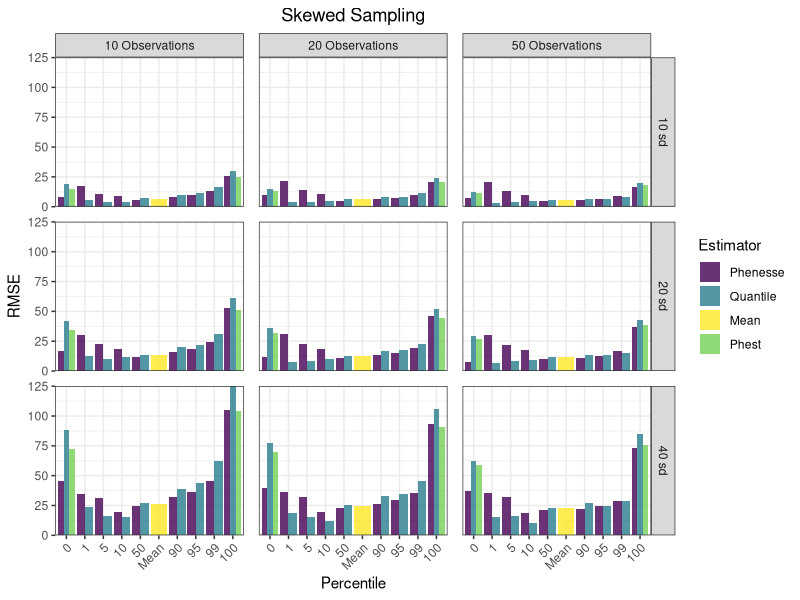
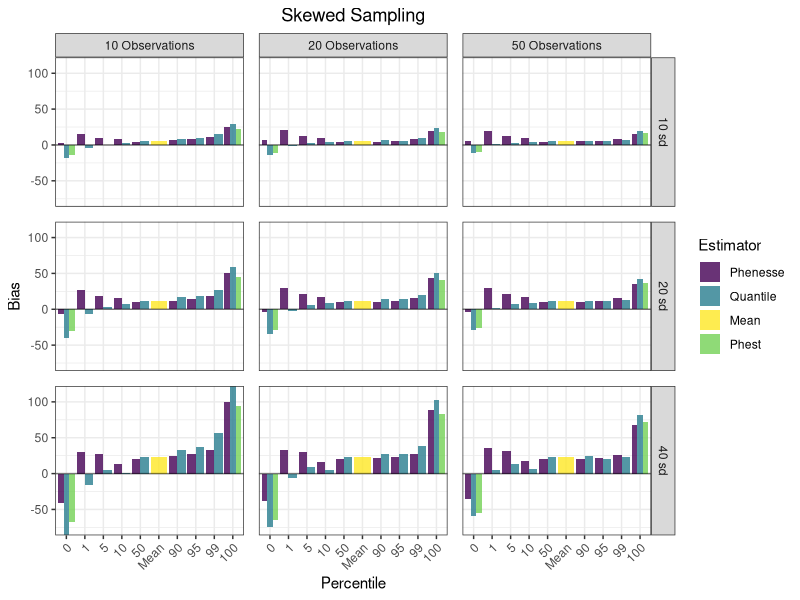

These charts were generated, in order, by the following R code: (Note: this script raises an error after producing the figures.)
# Libraries

library(Metrics)
library(dplyr)
library(ggplot2)

# read in simulation results, uni_sims and bi_sims

# read in simulation results, uni_sims and bi_sims

uni_quantile_sims <- read.csv("results/unimodal_quantile.csv", 
                              stringsAsFactors = FALSE) %>% 
  dplyr::mutate(Estimator = 'Quantile') %>% 
  dplyr::mutate(Skewed = "No")
uni_skewed_quantile_sims <- read.csv("results/unimodal_skewed_quantile.csv",
                                     stringsAsFactors = FALSE) %>% 
  dplyr::mutate(Estimator = 'Quantile') %>% 
  dplyr::mutate(Skewed = "Yes")

uni_phest_sims <- read.csv("results/unimodal_phest.csv", 
                           stringsAsFactors = FALSE) %>% 
  dplyr::select(-lowCI, -highCI) %>% 
  dplyr::mutate(Estimator = 'Phest')%>% 
  dplyr::mutate(Skewed = "No")
uni_skewed_phest_sims <- read.csv("results/unimodal_skewed_phest.csv",
                                  stringsAsFactors = FALSE)%>% 
  dplyr::select(-lowCI, -highCI) %>% 
  dplyr::mutate(Estimator = 'Phest')%>% 
  dplyr::mutate(Skewed = "Yes")

uni_mean_sims <- read.csv("results/unimodal_mean.csv", stringsAsFactors = FALSE) %>% 
  dplyr::mutate(Estimator = 'Mean')%>% 
  dplyr::mutate(Skewed = "No")
uni_skewed_mean_sims <- read.csv("results/unimodal_skewed_mean.csv", stringsAsFactors = FALSE) %>% 
  dplyr::mutate(Estimator = 'Mean')%>% 
  dplyr::mutate(Skewed = "Yes")

uni_phenesse_sims <- read.csv("results/unimodal_phenesse.csv", stringsAsFactors = FALSE) %>% 
  dplyr::mutate(Estimator = "Phenesse")%>% 
  dplyr::mutate(Skewed = "No")
uni_skewed_phenesse_sims <- read.csv("results/unimodal_skewed_phenesse.csv", stringsAsFactors = FALSE) %>% 
  dplyr::mutate(Estimator = "Phenesse")%>% 
  dplyr::mutate(Skewed = "Yes")


# group by and summarize to get bias and rmse

total_uni <- rbind(uni_mean_sims, uni_skewed_mean_sims, uni_phest_sims, uni_skewed_phest_sims,
                   uni_quantile_sims, uni_skewed_quantile_sims, uni_phenesse_sims, uni_skewed_phenesse_sims)

total_skewed_uni_metrics <- total_uni %>%  
  group_by(Estimator, perc, obs, Q, sd, Skewed) %>% 
  summarize(RMSE = rmse(actual = true_value, predicted = estimate), 
            Bias = bias(actual = true_value, predicted = estimate)) 

total_skewed_uni_metrics$sd <- as.character(total_skewed_uni_metrics$sd)
total_skewed_uni_metrics$obs <- as.character(total_skewed_uni_metrics$obs)
total_skewed_uni_metrics$Q <- as.character(total_skewed_uni_metrics$Q)
total_skewed_uni_metrics <- total_skewed_uni_metrics %>% 
  mutate(fac_Q = ifelse(Q == 50.50, "Mean", Q))

total_skewed_uni_metrics_barplot <- total_skewed_uni_metrics %>% 
  ungroup(fac_Q) %>% 
  mutate(fac_Q = factor(fac_Q, levels = c('0','1','5','10','50',"Mean",'90','95','99','100'))) %>% 
  mutate(sd = paste(sd, "sd")) %>% 
  mutate(obs = paste(obs, "Observations")) 



### Now only do skewed

um_skewed_rmse_data <- total_skewed_uni_metrics_barplot %>% 
  dplyr::filter(Skewed == "Yes") %>% 
  mutate(Estimator = factor(Estimator, levels = c('Phenesse', 
                                                  'Quantile', 
                                                  'Mean',
                                                  'Phest')))

um_rmse_skewed <- ggplot() + 
  geom_bar(data = um_skewed_rmse_data, aes(x = fac_Q, y = RMSE, fill = Estimator), 
           stat = "identity", size = 1, alpha = 0.8, position = "dodge") +
  ggtitle("Skewed Sampling") + 
  scale_y_continuous(expand = c(0,0)) +
  theme_bw() +
  facet_grid(sd~obs) +
  labs(x = "Percentile", y = 'RMSE') + 
  scale_fill_manual(values = c("#440154FF", "#287D8EFF","#FDE725FF", "#73D055FF")) +
  theme(plot.title = element_text(hjust = 0.5),
        panel.spacing = unit(0.75, "lines"),
        axis.text.x = element_text(angle = 45, hjust = 1)) 

um_rmse_skewed

##### Skewed UNIMODAL BIAS PLOT #########

um_bias_skewed <- ggplot(um_skewed_rmse_data) + 
  geom_bar(aes(x = fac_Q, y = Bias, fill = Estimator), 
           stat = "identity", size = 1, alpha = 0.8, position = "dodge") +
  geom_hline(yintercept = 0, alpha = 0.5) +
  ggtitle("Skewed Sampling") + 
  scale_y_continuous(expand = c(0,0)) +
  theme_bw() +
  scale_fill_manual(values = c("#440154FF", "#287D8EFF","#FDE725FF", "#73D055FF")) +
  facet_grid(sd~obs, labeller = labeller()) +
  labs(x = "Percentile", y = 'Bias') + 
  theme(plot.title = element_text(hjust = 0.5),
        panel.spacing = unit(0.75, "lines"),
        axis.text.x = element_text(angle = 45, hjust = 1)) 

um_bias_skewed

ggplot2::ggsave("figures_outputs/skewed_unimodal_bias.png", plot = um_bias_skewed, width = 10, height = 8, dpi = 300)
